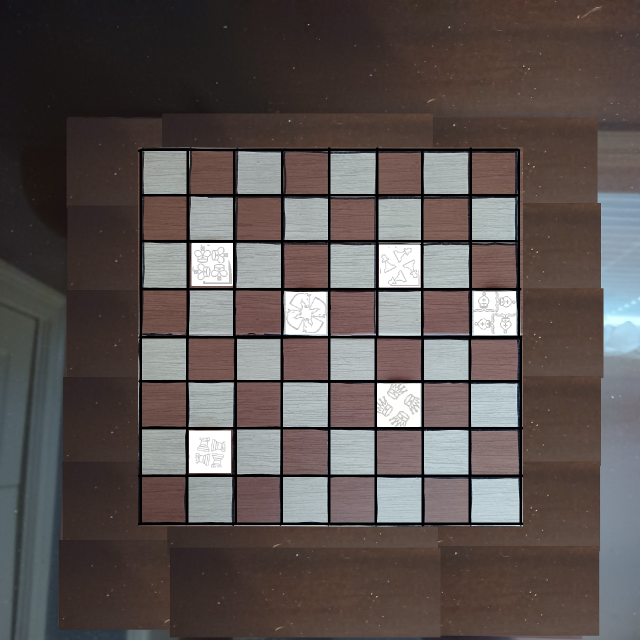
#> input picture devImages/decroppedBoard.png, 1280 x 1280 px, found by its file name (shown at 1/2 size)
$ python boardReaderExperi.py
#> lines starting #> are read from the running program, lines starting #| are printed output that depends on the picture; after the words box and inside, x2 and y2 are one past the last pixel; in counts of white or black regions, pixels touching at a corner belong together
# boardReader is intended to take the most recent image of the game board and convert it an array.
# The array is 8x8x3, with dimensions corresponding to x coordinate, y coordinate, and occupation.
# Assumes that provided image is 1280x1280 pixels

import cv2
from imutils import contours
import numpy as np


# ++++++++++++++++++++++++++++++++++++++++++++
# +++++++Cropping game board from image+++++++
# ++++++++++++++++++++++++++++++++++++++++++++
# Load image, grayscale, and adaptive threshold
image = cv2.imread('devImages\decroppedBoard.png')
#> image is the input picture: shape (1280, 1280, 3); mean B, G, R 80.7, 82.9, 91.2
gray = cv2.cvtColor(image, cv2.COLOR_BGR2GRAY)
thresh = cv2.adaptiveThreshold(gray,255,cv2.ADAPTIVE_THRESH_GAUSSIAN_C, cv2.THRESH_BINARY_INV,11,12)
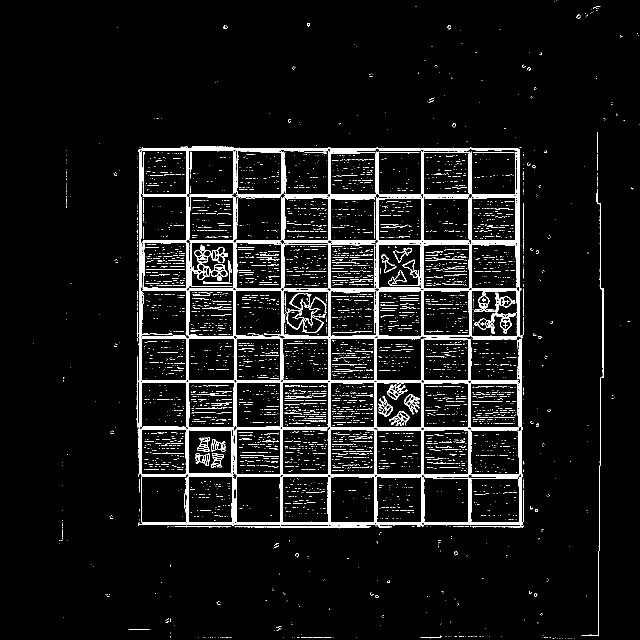
#> thresh: shape (1280, 1280) (shown at 1/2 size); 6.7% white; 4599 white regions (4338 under 20 px)
cnts = cv2.findContours(thresh, cv2.RETR_TREE, cv2.CHAIN_APPROX_SIMPLE)
#> cnts = 4952 contours, 4716 with area under 20; largest, box (x1, y1, x2, y2) and area: (276, 295, 1046, 1057) 573319, (753, 671, 1043, 855) 24818, (463, 298, 657, 487) 24116, (280, 484, 380, 679) 16328, (846, 297, 1036, 389) 16192
#Make all contours top level
cnts = cnts[0] if len(cnts) == 2 else cnts[1]
#Use area and number of sides of each contour to search for the board and white out all else
for (i, c) in enumerate(cnts, 1):
    area = cv2.contourArea(c)
    #If area is > 300,000 (~547x547 pixels, or ~20% of the image's total area), to ensure we're not picking up individual squares
    if area > 300000:
        #If area is < 1,000,000 (1000x1000 pixels, or ~60% of the image's total area), to ensure it's not a just a table or something
        if area < 1000000:
            approx = cv2.approxPolyDP(c, 0.01 * cv2.arcLength(c,True), True)
            print("Side count: ", str(len(approx)))
            #If the shape is a quadrilateral
            if len(approx) == 4:
                n = approx.ravel()
                q = 0
                cropXMax = 0
                cropYMax = 0
                cropXMin = 10000
                cropYMin = 10000
                for j in n:
                    if (q % 2 == 0):
                        if (n[q] > cropXMax):
                            cropXMax = n[q]
                        if (n[q] < cropXMin):
                            cropXMin = n[q]
                        if (n[q+1] > cropYMax):
                            cropYMax = n[q+1]
                        if (n[q+1] < cropYMin):
                            cropYMin = n[q+1]
                    q = q + 1
                #cv2.line(image,(cropXMin,cropYMin), (cropXMax,cropYMax), (255,0,0), 10)
                #cv2.imwrite("imageOut\cropDimensions.png", image)
                image = image[cropYMin:cropYMax, cropXMin:cropXMax]
                image = cv2.resize(image, (1000,1000))
                cv2.imwrite("imageOut\cropped.png", image)
                print("Image cropped")
                gray = cv2.cvtColor(image, cv2.COLOR_BGR2GRAY)
                thresh = cv2.adaptiveThreshold(gray,255,cv2.ADAPTIVE_THRESH_GAUSSIAN_C, cv2.THRESH_BINARY_INV,15,12)
                cnts = cv2.findContours(thresh, cv2.RETR_TREE, cv2.CHAIN_APPROX_SIMPLE)
                cnts = cnts[0] if len(cnts) == 2 else cnts[1]
#> this loop made 4952 passes
#> (area, n) on pass 462: (573319, [276, 300, 276, 1050, 1045, 1049, 1038, 298])
#| Side count:  4
#| Image cropped
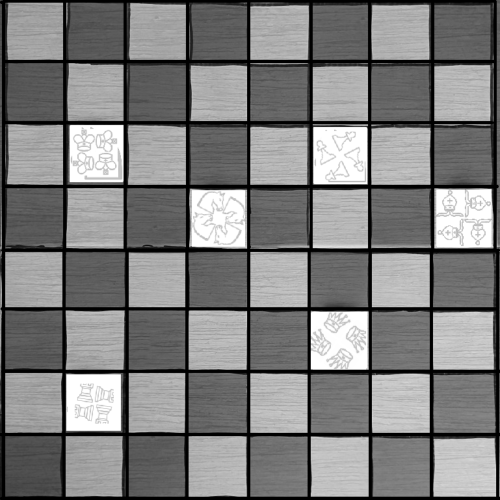
#> gray: shape (1000, 1000) (shown at 1/2 size); min 0, max 255, mean 126.5
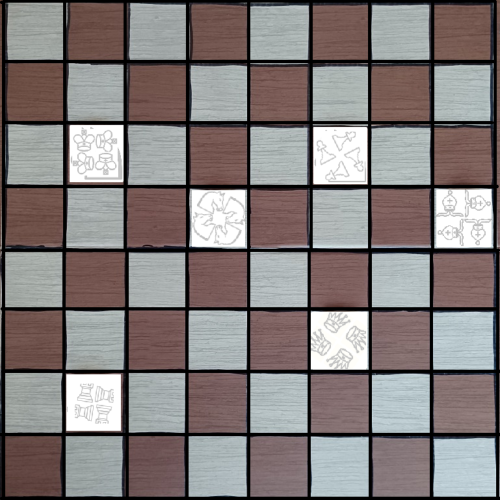
#> image: shape (1000, 1000, 3) (shown at 1/2 size); mean B, G, R 123.8, 124.4, 131.5
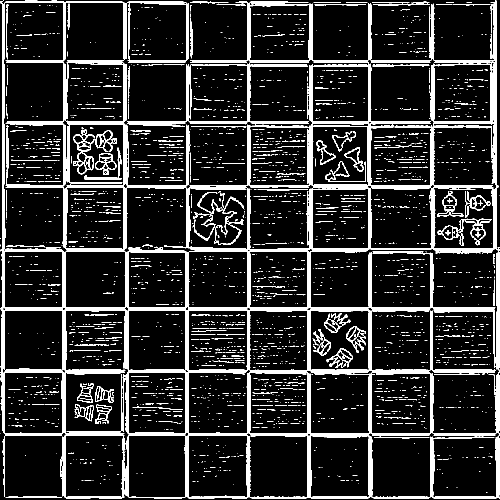
#> thresh: shape (1000, 1000) (shown at 1/2 size); 14.9% white; 2805 white regions (2541 under 20 px), largest, box (x1, y1, x2, y2) and area: (0, 0, 1000, 998) 110698, (254, 2, 378, 126) 2139, (692, 652, 732, 706) 589


# ++++++++++++++++++++++++++++++++++++++++++++
# +++++Splitting cropped image into boxes+++++
# ++++++++++++++++++++++++++++++++++++++++++++
#Thicken lines
for c in cnts:
    area = cv2.contourArea(c)
    if area < 7000:
        cv2.drawContours(thresh, [c], -1, (0,0,0), -1)
#> this loop made 3021 passes
#> area on passes 1, 3, 15: 148, 22.5, 414
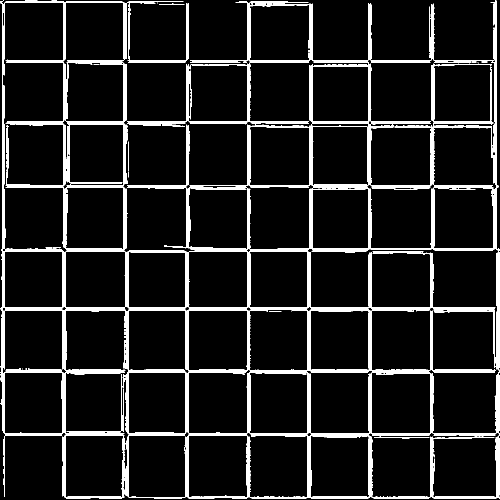
#> thresh: shape (1000, 1000) (shown at 1/2 size); 11% white; 19 white regions (13 under 20 px), largest, box (x1, y1, x2, y2) and area: (0, 0, 1000, 998) 107971, (254, 2, 378, 126) 1954, (870, 127, 983, 133) 223, (256, 283, 258, 341) 75, (318, 7, 369, 9) 54, (538, 623, 563, 624) 25
# Fix horizontal and vertical lines
vertical_kernel = cv2.getStructuringElement(cv2.MORPH_RECT, (1,5))
#> vertical_kernel = [1, 1, 1, 1, 1]
thresh = cv2.morphologyEx(thresh, cv2.MORPH_CLOSE, vertical_kernel, iterations=9)
#> thresh: shape (1000, 1000); 12.8% white; 1 white region, box (x1, y1, x2, y2) and area: (0, 0, 1000, 1000) 127923
horizontal_kernel = cv2.getStructuringElement(cv2.MORPH_RECT, (5,1))
#> horizontal_kernel = [[1, 1, 1, 1, 1]]
thresh = cv2.morphologyEx(thresh, cv2.MORPH_CLOSE, horizontal_kernel, iterations=4)
#> thresh: shape (1000, 1000); 14.1% white; 1 white region, box (x1, y1, x2, y2) and area: (0, 0, 1000, 1000) 140954
#Sort the contours from top-to-bottom, take the top 8, then sort them left-to-right
invert = 255 - thresh
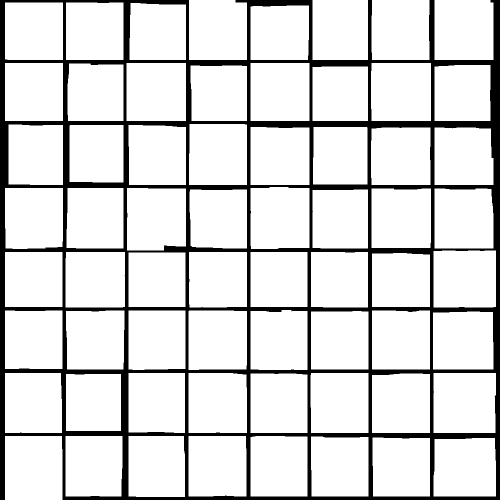
#> invert: shape (1000, 1000) (shown at 1/2 size); 85.9% white; 1 black region
cnts = cv2.findContours(invert, cv2.RETR_TREE, cv2.CHAIN_APPROX_SIMPLE)
#> cnts = 64 contours; largest, box (x1, y1, x2, y2) and area: (867, 746, 992, 866) 14642, (10, 872, 125, 1000) 14452, (501, 374, 619, 498) 14098, (867, 876, 992, 993) 14042, (254, 376, 372, 501) 14042
cnts = cnts[0] if len(cnts) == 2 else cnts[1]
(cnts, _) = contours.sort_contours(cnts, method="top-to-bottom")
#> cnts = 64 contours; largest, box (x1, y1, x2, y2) and area: (867, 746, 992, 866) 14642, (10, 872, 125, 1000) 14452, (501, 374, 619, 498) 14098, (254, 376, 372, 501) 14042, (867, 876, 992, 993) 14042
chess_rows = []
row = []
for (i, c) in enumerate(cnts, 1):
    area = cv2.contourArea(c)
    if area < 90000:
        if area > 5000:
            row.append(c)
            if i % 8 == 0:
                (cnts, _) = contours.sort_contours(row, method="left-to-right")
                chess_rows.append(cnts)
                row = []
#> this loop made 64 passes
#> area on passes 1, 2, 4, 5, 6, 7, 8, 9, 13, 14, 15, 16: 13893.5, 13588, 13570.5, 12973, 13105.5, 12340.5, 12389, 13646, 12406.5, 12224.5, 12128.5, 11862.5
#> (c, area) on passes 3, 10, 11, 12, 35, 38: ([[625, 0], [625, 119], [735, 119], [735, 0]], 13090), ([[501, 126], [501, 241], [618, 241], [618, 126]], 13455), ([[253, 126], [253, 241], [371, 241], [371, 126]], 13570), ([[10, 126], [10, 241], [125, 241], [125, 126]], 13225), ([[501, 504], [501, 613], [614, 613], [614, 504]], 12317), ([[10, 504], [10, 613], [124, 613], [124, 504]], 12426)
#> after the loop, chess_rows = 8 items


# ++++++++++++++++++++++++++++++++++++++++++++
# ++++++++Image detection within boxes++++++++
# ++++++++++++++++++++++++++++++++++++++++++++
# Note: High accuracy template lists have been commented out as they have proven cumbersome time-wise.
# Abridged lists have been provided for live demonstration. Restoring full accuracy will massively increase required time.
compositeResult = np.zeros(image.shape, dtype=np.uint8)
oList = []
# Making list of templates to match
#templateList120 = []
templateList100 = []
#templateList80 = []
templateList60 = []
fileNames1 = ["king", "queen", "qbishop", "qrook", "knight", "pawn"]
#fileNames2 = ["0d", "9d", "18d", "27d", "36d", "45d", "54d", "63d", "72d", "81d"]
fileNames2 = ["0d", "9d"]
for fn1 in fileNames1:
    for fn2 in fileNames2:
        templateList100.append(cv2.imread("templates\\"+fn1+fn2+".png"))
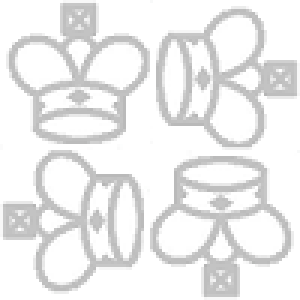
#> input picture templates/king0d.png, 100 x 100 px, found by its file name (shown 3 times larger)
for tmps in templateList100:
    #templateList120.append(cv2.resize(tmps, (120,120)))
    #templateList80.append(cv2.resize(tmps, (80,80)))
#> (the run stopped early here; a loop or call above may not have finished)
